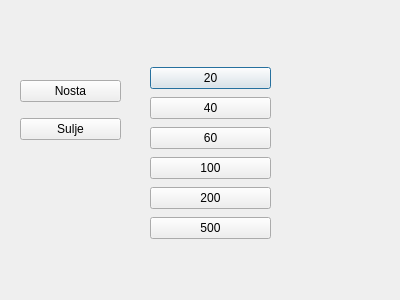
<?xml version="1.0" encoding="UTF-8"?>
<ui version="4.0">
 <class>nosta_rahaa</class>
 <widget class="QDialog" name="nosta_rahaa">
  <property name="geometry">
   <rect>
    <x>0</x>
    <y>0</y>
    <width>400</width>
    <height>300</height>
   </rect>
  </property>
  <property name="windowTitle">
   <string>Dialog</string>
  </property>
  <widget class="QWidget" name="verticalLayoutWidget">
   <property name="geometry">
    <rect>
     <x>150</x>
     <y>65</y>
     <width>121</width>
     <height>176</height>
    </rect>
   </property>
   <layout class="QVBoxLayout" name="verticalLayout">
    <item>
     <widget class="QPushButton" name="kakskyt_btn">
      <property name="text">
       <string>20</string>
      </property>
     </widget>
    </item>
    <item>
     <widget class="QPushButton" name="nelkyt_btn">
      <property name="text">
       <string>40</string>
      </property>
     </widget>
    </item>
    <item>
     <widget class="QPushButton" name="kuuskyt_btn">
      <property name="text">
       <string>60</string>
      </property>
     </widget>
    </item>
    <item>
     <widget class="QPushButton" name="satku_btn">
      <property name="text">
       <string>100</string>
      </property>
     </widget>
    </item>
    <item>
     <widget class="QPushButton" name="kakssataa_btn">
      <property name="text">
       <string>200</string>
      </property>
     </widget>
    </item>
    <item>
     <widget class="QPushButton" name="viishunttia_btn">
      <property name="text">
       <string>500</string>
      </property>
     </widget>
    </item>
   </layout>
  </widget>
  <widget class="QWidget" name="verticalLayoutWidget_2">
   <property name="geometry">
    <rect>
     <x>20</x>
     <y>70</y>
     <width>101</width>
     <height>80</height>
    </rect>
   </property>
   <layout class="QVBoxLayout" name="verticalLayout_2">
    <item>
     <widget class="QPushButton" name="Nosta_btn">
      <property name="text">
       <string>Nosta</string>
      </property>
     </widget>
    </item>
    <item>
     <widget class="QPushButton" name="Sulje_btn">
      <property name="text">
       <string>Sulje</string>
      </property>
     </widget>
    </item>
   </layout>
  </widget>
  <widget class="QLabel" name="nostoLabel">
   <property name="geometry">
    <rect>
     <x>290</x>
     <y>130</y>
     <width>49</width>
     <height>31</height>
    </rect>
   </property>
   <property name="font">
    <font>
     <pointsize>12</pointsize>
    </font>
   </property>
   <property name="text">
    <string/>
   </property>
  </widget>
 </widget>
 <resources/>
 <connections/>
</ui>
